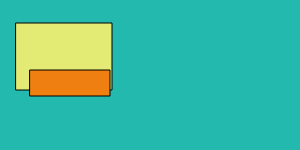
Frame 1 (no input)
Frame 60 (no input): identical to frame 1, image omitted
Frame 120 (the mouse pressed at the canvas centre since frame 60): identical to frame 1, image omitted

The p5.js sketch that drew this single still picture (run headless with seeded random() and noise() and a simulated clock; from frame 60 on, the mouse is pressed at the canvas centre):

// p5.js sketch
// ── sketch.js
function setup()
{
  //create a drawing service 700px wide, 500px tall
  createCanvas(300,150);

}

function draw()
{
  //create a background using RGB values
  background(35,185,175)

  // change the paint brush to a specific color according to RGB values
  fill(227,235,116);

  // create a rectangle at x,y coordinates 10,10 with length x height at 100 x 50
  rect(16,23,96,67);
  fill(238,127,16);
  rect(30,70,80,26);

//Worked with Avelyn
}
